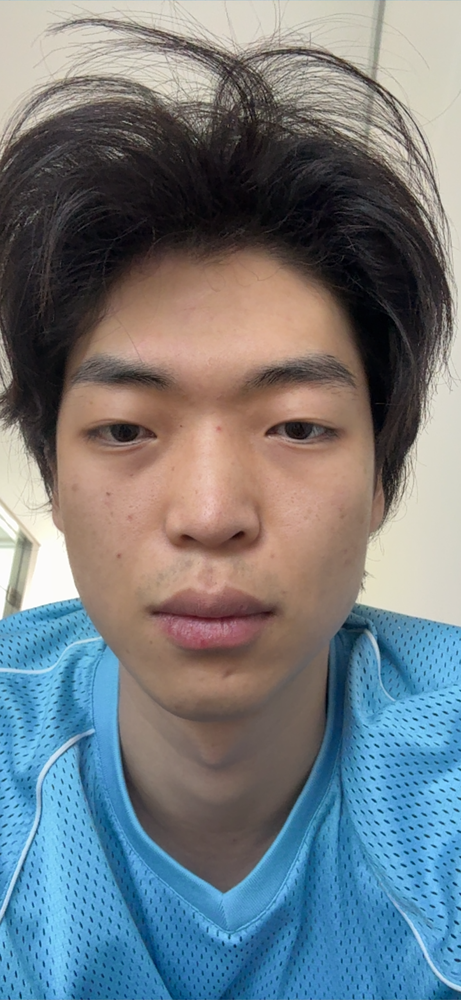
#> input picture docs/product/e7-region-detection-comparison-report-2026-06-27/assets/e7-reference-atlas/capture_pairs/pair_face_20260627T091334Z_06/frame.png, 461 x 1000 px, shrunk from 1179 x 2556 before the run, found by its file name
$ python make_runtime_vision_lip_expected_preview.py
#> lines starting #> are read from the running program, lines starting #| are printed output that depends on the picture; after the words box and inside, x2 and y2 are one past the last pixel; in counts of white or black regions, pixels touching at a corner belong together; pictures that were not available may be replaced by others from this repository, and a replacement may not be noted
#!/usr/bin/env python3

from __future__ import annotations

import json
from pathlib import Path

import numpy as np
from PIL import Image, ImageDraw, ImageFilter


FRAME = Path("evidence/e7-reference-atlas/capture_pairs/pair_face_20260622T143334Z_03/frame.png")
VISION_MASK = Path("evidence/e7-reference-atlas/vision-lip-boundary-v2/frame_vision_outer_minus_inner_mask.png")
OUT_DIR = Path("evidence/e7-reference-atlas/vision-lip-boundary-v2/expected_runtime_preview")


LOOKS = [
    {
        "id": "natural_satin",
        "label": "natural satin",
        "color": "#C76B7D",
        "strength": 0.42,
        "coverage": 0.82,
        "gradient": 0.18,
        "gloss": 0.0,
    },
    {
        "id": "rose_visible",
        "label": "rose visible",
        "color": "#D94B74",
        "strength": 0.56,
        "coverage": 0.88,
        "gradient": 0.1,
        "gloss": 0.0,
    },
    {
        "id": "soft_gradient",
        "label": "soft gradient",
        "color": "#D85C78",
        "strength": 0.54,
        "coverage": 0.86,
        "gradient": 0.72,
        "gloss": 0.0,
    },
    {
        "id": "gloss_hint",
        "label": "gloss hint",
        "color": "#D06479",
        "strength": 0.48,
        "coverage": 0.84,
        "gradient": 0.18,
        "gloss": 0.22,
    },
]


def hex_rgb(value: str) -> np.ndarray:
    value = value.strip().lstrip("#")
    return np.array([int(value[index : index + 2], 16) for index in (0, 2, 4)], dtype=np.float32) / 255.0


def load_mask(path: Path, size: tuple[int, int]) -> np.ndarray:
    mask = Image.open(path).convert("L")
    if mask.size != size:
        mask = mask.resize(size, Image.Resampling.NEAREST)
    mask = mask.filter(ImageFilter.GaussianBlur(radius=3.4))
    values = np.asarray(mask, dtype=np.float32) / 255.0
    return np.where(values > 8 / 255.0, values, 0.0)


def active_bbox(mask: np.ndarray) -> tuple[int, int, int, int]:
    ys, xs = np.where(mask > 0.035)
    if len(xs) == 0:
        raise SystemExit("Vision lip mask is empty.")
    return int(xs.min()), int(ys.min()), int(xs.max()), int(ys.max())


def expanded_crop(box: tuple[int, int, int, int], size: tuple[int, int], pad_x: int, pad_y: int) -> tuple[int, int, int, int]:
    width, height = size
    left, top, right, bottom = box
    return (
        max(0, left - pad_x),
        max(0, top - pad_y),
        min(width, right + pad_x + 1),
        min(height, bottom + pad_y + 1),
    )


def make_gradient_mask(mask: np.ndarray, amount: float) -> np.ndarray:
    if amount <= 0:
        return mask
    left, top, right, bottom = active_bbox(mask)
    height = max(1, bottom - top + 1)
    y = np.arange(mask.shape[0], dtype=np.float32)[:, None]
    center = top + height * 0.48
    inner_band = np.exp(-np.abs(y - center) / max(1.0, height * 0.22))
    gradient_weight = 0.58 + 0.42 * inner_band
    edge_softening = 1.0 - amount * 0.22
    return np.clip(mask * ((1.0 - amount) + amount * gradient_weight) * edge_softening, 0.0, 1.0)


def pigment_multiply(frame: np.ndarray, mask: np.ndarray, color: np.ndarray, strength: float, coverage: float) -> np.ndarray:
    pigment_strength = np.clip(mask * strength * coverage, 0.0, 1.0)[..., None]
    pigment_filter = (1.0 - pigment_strength) + color * pigment_strength
    return np.clip(frame * pigment_filter, 0.0, 1.0)


def add_gloss(frame: np.ndarray, mask: np.ndarray, amount: float) -> np.ndarray:
    if amount <= 0:
        return frame
    left, top, right, bottom = active_bbox(mask)
    width = max(1, right - left + 1)
    height = max(1, bottom - top + 1)
    y = np.arange(mask.shape[0], dtype=np.float32)[:, None]
    x = np.arange(mask.shape[1], dtype=np.float32)[None, :]
    center_x = left + width * 0.5
    upper_y = top + height * 0.34
    lower_y = top + height * 0.64
    x_band = np.exp(-((x - center_x) ** 2) / max(1.0, (width * 0.34) ** 2))
    upper = np.exp(-((y - upper_y) ** 2) / max(1.0, (height * 0.055) ** 2))
    lower = np.exp(-((y - lower_y) ** 2) / max(1.0, (height * 0.06) ** 2))
    gloss = np.clip((upper * 0.65 + lower * 0.45) * x_band * mask * amount, 0.0, 0.18)
    return np.clip(frame + gloss[..., None], 0.0, 1.0)


def boundary_overlay(image: Image.Image, mask: np.ndarray, color: tuple[int, int, int]) -> Image.Image:
    hard = mask > 0.04
    edge = np.zeros_like(hard)
    edge[1:, :] |= hard[1:, :] != hard[:-1, :]
    edge[:-1, :] |= hard[:-1, :] != hard[1:, :]
    edge[:, 1:] |= hard[:, 1:] != hard[:, :-1]
    edge[:, :-1] |= hard[:, :-1] != hard[:, 1:]
    alpha = Image.fromarray((edge.astype(np.uint8) * 255), mode="L").filter(ImageFilter.MaxFilter(3))
    line = Image.new("RGBA", image.size, (*color, 0))
    line.putalpha(alpha)
    return Image.alpha_composite(image.convert("RGBA"), line).convert("RGB")


def label_panel(image: Image.Image, label: str) -> Image.Image:
    output = image.convert("RGBA")
    draw = ImageDraw.Draw(output)
    draw.rectangle((12, 12, 260, 48), fill=(0, 0, 0, 150))
    draw.text((24, 24), label, fill=(255, 255, 255, 255))
    return output.convert("RGB")


def to_image(values: np.ndarray) -> Image.Image:
    return Image.fromarray(np.rint(np.clip(values, 0.0, 1.0) * 255).astype(np.uint8), mode="RGB")


def luma_std_ratio(original: np.ndarray, rendered: np.ndarray, mask: np.ndarray) -> float:
    active = mask > 0.12
    if int(active.sum()) < 2:
        return 0.0
    weights = np.array([0.2126, 0.7152, 0.0722], dtype=np.float32)
    source_luma = (original * weights).sum(axis=2)[active]
    rendered_luma = (rendered * weights).sum(axis=2)[active]
    return float(rendered_luma.std() / max(float(source_luma.std()), 1e-8))


def make_sheet(panels: list[tuple[str, Image.Image]], crop: tuple[int, int, int, int], tile_width: int = 360) -> Image.Image:
    cropped: list[tuple[str, Image.Image]] = []
    for label, image in panels:
        view = image.crop(crop)
        view.thumbnail((tile_width, 660), Image.Resampling.LANCZOS)
        cropped.append((label, label_panel(view, label)))

    height = max(image.height for _, image in cropped)
    sheet = Image.new("RGB", (tile_width * len(cropped), height), (18, 18, 20))
    for index, (_, image) in enumerate(cropped):
        x = index * tile_width + (tile_width - image.width) // 2
        sheet.paste(image, (x, 0))
    return sheet


def main() -> None:
    OUT_DIR.mkdir(parents=True, exist_ok=True)
    frame_image = Image.open(FRAME).convert("RGB")
#> frame_image is the input picture: PIL image 461x1000 RGB; mean R, G, B 114.5, 122.9, 128.8
    frame = np.asarray(frame_image, dtype=np.float32) / 255.0
    mask = load_mask(VISION_MASK, frame_image.size)
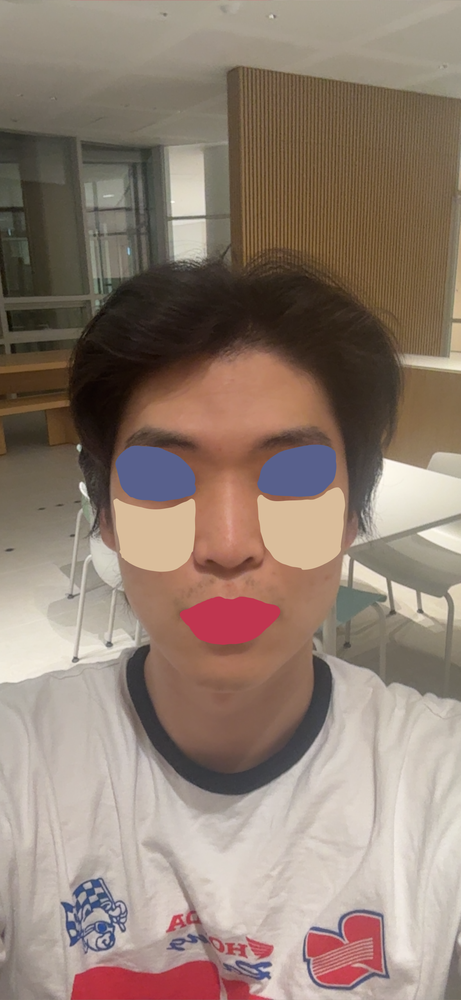
#> input picture evidence/references/e7-user-gold-raw-20260626/A_0.png, 461 x 1000 px, shrunk from 1179 x 2556 before the run, given in place of frame_vision_outer_minus_inner_mask.png, which was not available
#> in load_mask, `mask = mask.filter(ImageFilter.GaussianBlur(radius=3.4))`:
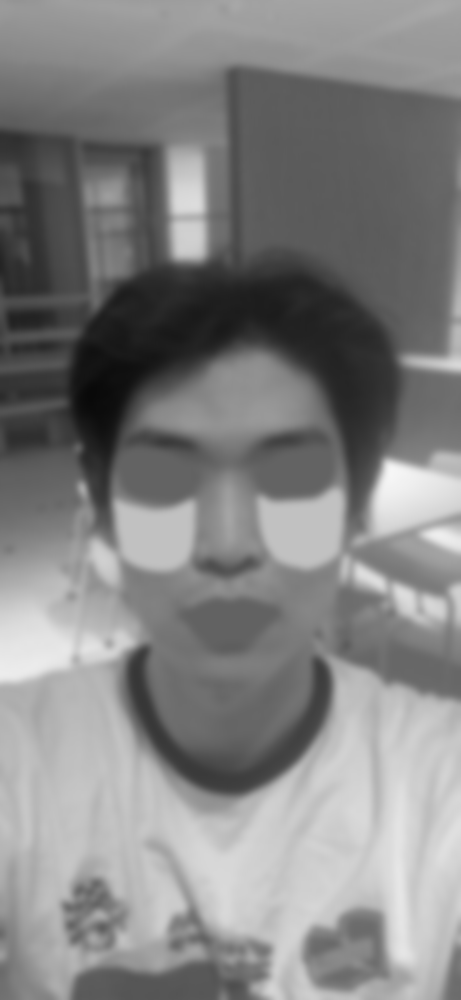
#> mask: PIL image 461x1000 L; min 9, max 246, mean 130.4
    crop = expanded_crop(active_bbox(mask), frame_image.size, pad_x=210, pad_y=170)
#> in expanded_crop, `width, height = size`: width = 461; height = 1000
#> in expanded_crop, `left, top, right, bottom = box`: left = 0; right = 460; bottom = 999
#> crop = (0, 0, 461, 1000)

    original_panel = boundary_overlay(frame_image, mask, (0, 255, 232))
#> in boundary_overlay, `hard = mask > 0.04`:
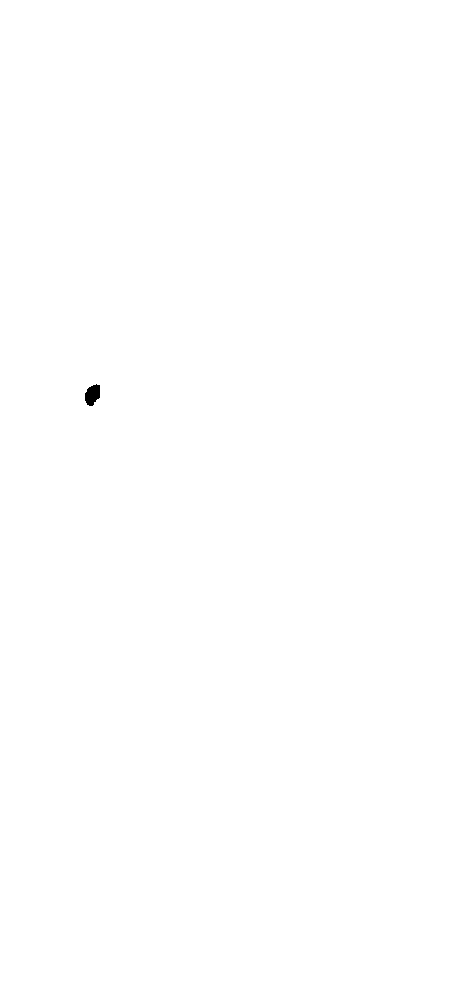
#> hard: shape (1000, 461) bool; 99.9% white; 1 black region, box (x1, y1, x2, y2) and area: (85, 384, 100, 406) 241
#> in boundary_overlay, `edge[1:, :] |= hard[1:, :] != hard[:-1, :]`: edge: shape (1000, 461) bool; 0.01% white in thin lines or dots, all inside (x1, y1, x2, y2) = (85, 384, 100, 407)
#> in boundary_overlay, `edge[:-1, :] |= hard[:-1, :] != hard[1:, :]`: edge: shape (1000, 461) bool; 0.01% white in thin lines or dots, all inside (x1, y1, x2, y2) = (85, 383, 100, 407)
#> in boundary_overlay, `edge[:, 1:] |= hard[:, 1:] != hard[:, :-1]`: edge: shape (1000, 461) bool; 0.02% white in thin lines or dots, all inside (x1, y1, x2, y2) = (85, 383, 101, 407)
#> in boundary_overlay, `edge[:, :-1] |= hard[:, :-1] != hard[:, 1:]`: edge: shape (1000, 461) bool; 0.02% white in thin lines or dots, all inside (x1, y1, x2, y2) = (84, 383, 101, 407)
#> in boundary_overlay, `alpha = Image.fromarray((edge.astype(np.uint8) * 255), mode="L").filte..`: alpha: PIL image 461x1000 L; 0.06% white; 1 white region, box (x1, y1, x2, y2) and area: (83, 382, 102, 408) 259
    panels: list[tuple[str, Image.Image]] = [("original + Vision edge", original_panel)]
    natural_panels: list[tuple[str, Image.Image]] = [("original", frame_image)]
    metrics: dict[str, object] = {
        "status": "offline_expected_preview_only",
        "frame": str(FRAME),
        "visionMask": str(VISION_MASK),
        "crop": {
            "left": crop[0],
            "top": crop[1],
            "right": crop[2],
            "bottom": crop[3],
            "width": crop[2] - crop[0],
            "height": crop[3] - crop[1],
        },
        "looks": {},
    }

    for look in LOOKS:
        look_mask = make_gradient_mask(mask, float(look["gradient"]))
        rendered = pigment_multiply(
            frame,
            look_mask,
            hex_rgb(str(look["color"])),
            float(look["strength"]),
            float(look["coverage"]),
        )
        rendered = add_gloss(rendered, look_mask, float(look["gloss"]))
        plain_image = to_image(rendered)
        image = boundary_overlay(plain_image, mask, (0, 255, 232))
        path = OUT_DIR / f"{look['id']}.png"
        plain_path = OUT_DIR / f"{look['id']}_no_boundary.png"
        image.save(path)
        plain_image.save(plain_path)
        panels.append((str(look["label"]), image))
        natural_panels.append((str(look["label"]), plain_image))
        metrics["looks"][str(look["id"])] = {
            "path": str(path),
            "noBoundaryPath": str(plain_path),
            "color": look["color"],
            "strength": look["strength"],
            "coverage": look["coverage"],
            "gradient": look["gradient"],
            "gloss": look["gloss"],
            "lumaStdRatio": luma_std_ratio(frame, rendered, look_mask),
        }
#> this loop made 4 passes
#> (width in add_gloss, center_x in add_gloss, upper_y in add_gloss, lower_y in add_gloss) on pass 4: (461, 230.5, 340, 640)
#> pass 1, in pigment_multiply, `pigment_filter = (1.0 - pigment_strength) + color * pigment_strength`:
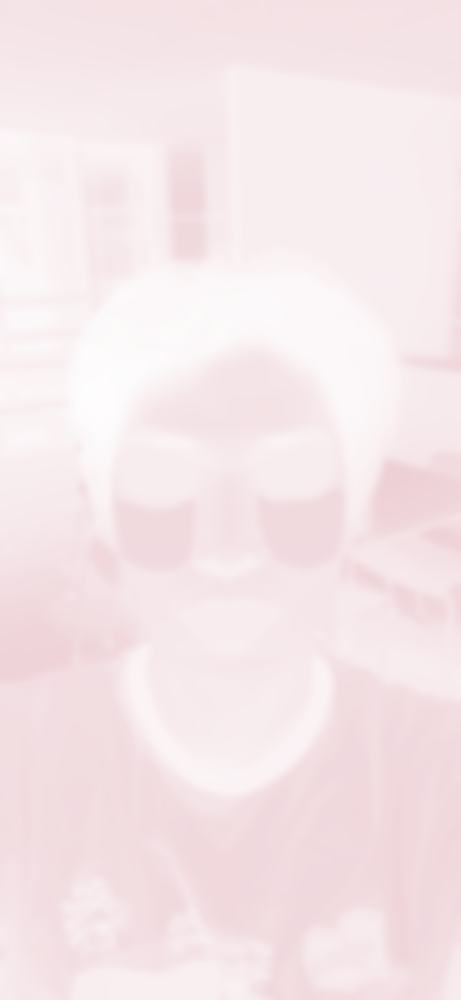
#> pigment_filter: shape (1000, 461, 3) float32; mean of channels 0, 1, 2 0.963, 0.907, 0.918; drawn as R, G, B
#> pass 1, in main, `rendered = pigment_multiply( frame, look_mask, hex_rgb(str(look["color..`:
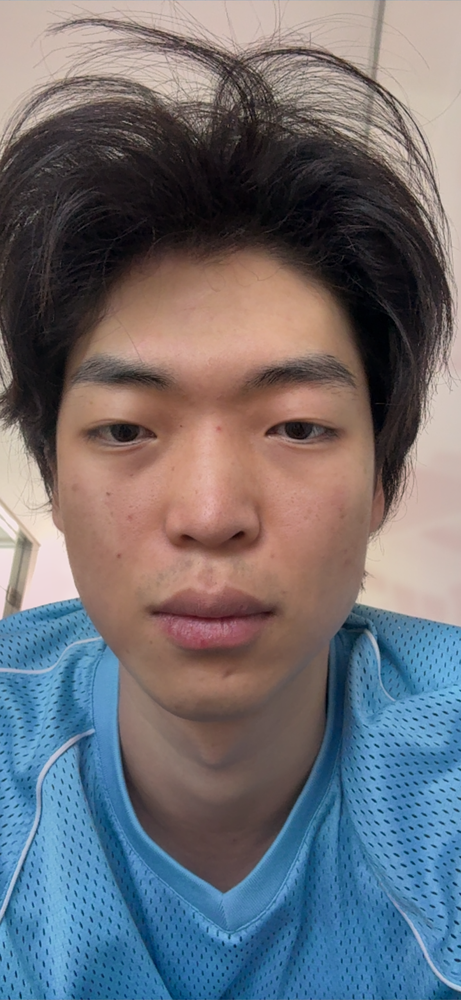
#> rendered: shape (1000, 461, 3) float32; mean R, G, B 0.433, 0.434, 0.459
#> after the loop, metrics = 5 items; natural_panels = 5 items; panels = 5 items

    sheet = make_sheet(panels, crop)
#> the loop in make_sheet, `for label, image in panels:` made 5 passes
#> label on passes 1 to 5: 'original + Vision edge', 'natural satin', 'rose visible', 'soft gradient', 'gloss hint'
#> in make_sheet, `height = max(image.height for _, image in cropped)`: height = 660
#> the loop in make_sheet, `for index, (_, image) in enumerate(cropped):` made 5 passes
#> x on passes 1 to 5: 28, 388, 748, 1108, 1468
#> after the loop in make_sheet, `for index, (_, image) in enumerate(cropped):`:
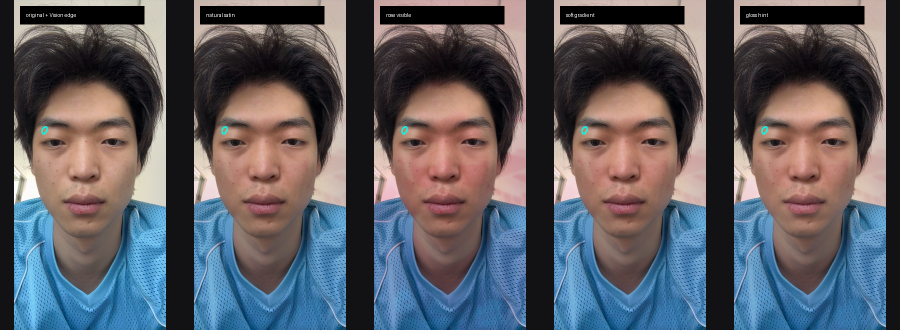
#> sheet: PIL image 1800x660 RGB (shown at 1/2 size); mean R, G, B 90.3, 90.1, 96.8
    sheet_path = OUT_DIR / "expected_runtime_vision_lip_sheet.png"
    sheet.save(sheet_path)
    natural_sheet = make_sheet(natural_panels, crop)
#> the loop in make_sheet (call 2), `for label, image in panels:` made 5 passes
#> the loop in make_sheet (call 2), `for index, (_, image) in enumerate(cropped):` made 5 passes
    natural_sheet_path = OUT_DIR / "expected_runtime_vision_lip_sheet_no_boundary.png"
    natural_sheet.save(natural_sheet_path)

    full = Image.new("RGB", (frame_image.width * 2, frame_image.height), (18, 18, 20))
    full.paste(original_panel, (0, 0))
    full.paste(panels[1][1], (frame_image.width, 0))
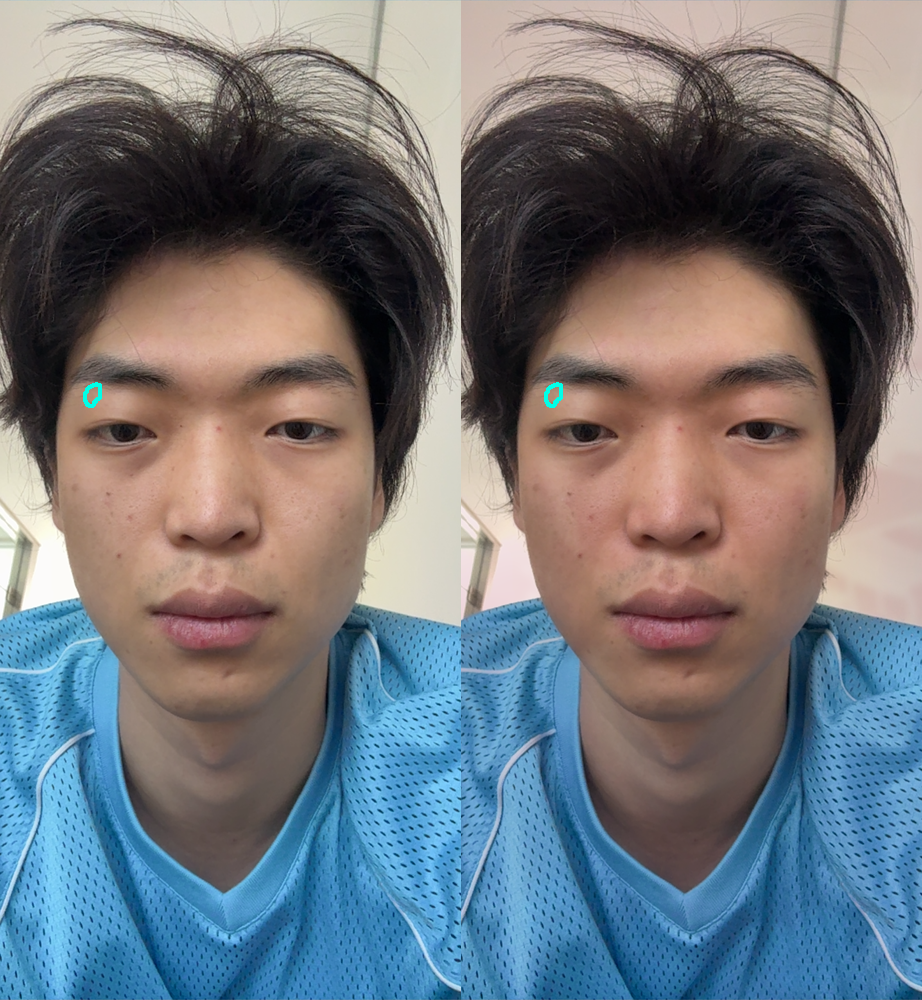
#> full: PIL image 922x1000 RGB; mean R, G, B 112.4, 116.8, 123
    full_path = OUT_DIR / "expected_runtime_vision_lip_full_original_vs_natural.png"
    full.save(full_path)
    natural_full = Image.new("RGB", (frame_image.width * 2, frame_image.height), (18, 18, 20))
    natural_full.paste(frame_image, (0, 0))
    natural_full.paste(natural_panels[1][1], (frame_image.width, 0))
    natural_full_path = OUT_DIR / "expected_runtime_vision_lip_full_original_vs_natural_no_boundary.png"
    natural_full.save(natural_full_path)

    metrics["sheet"] = str(sheet_path)
    metrics["naturalSheet"] = str(natural_sheet_path)
    metrics["fullOriginalVsNatural"] = str(full_path)
    metrics["naturalFullOriginalVsNatural"] = str(natural_full_path)
    (OUT_DIR / "summary.json").write_text(json.dumps(metrics, indent=2, ensure_ascii=False) + "\n", encoding="utf-8")
    (OUT_DIR / "summary.md").write_text(
        "\n".join(
            [
                "# Runtime Vision Lip Expected Preview",
                "",
                "- Status: `offline_expected_preview_only`",
                f"- Sheet: `{sheet_path}`",
                f"- Natural sheet without boundary line: `{natural_sheet_path}`",
                f"- Full original vs natural: `{full_path}`",
                f"- Full original vs natural without boundary line: `{natural_full_path}`",
                "- Source: Apple Vision v2 `raw-y` lip mask on the clean reference frame.",
                "- Note: This approximates the runtime Unity result; it is not device acceptance.",
            ]
        )
        + "\n",
        encoding="utf-8",
    )
    print(f"expected_runtime_preview status=offline_expected_preview_only sheet={sheet_path}")


if __name__ == "__main__":
    main()
